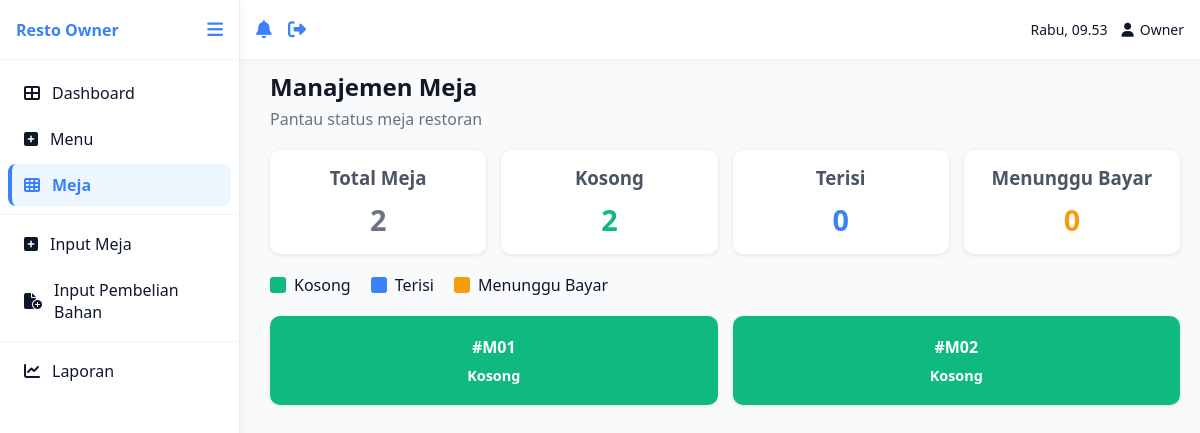
Page /owner/inside/manajemen_meja.php on the committed database.
### tables this page shows
CREATE TABLE `meja` (
  `id_meja` int NOT NULL,
  `nomor_meja` varchar(20) NOT NULL,
  `kode_unik` varchar(64) NOT NULL,
  `status_meja` enum('kosong','terisi','menunggu_pembayaran','selesai') DEFAULT 'kosong',
  `qrcode_url` varchar(255) DEFAULT NULL,
  `last_update` datetime DEFAULT CURRENT_TIMESTAMP ON UPDATE CURRENT_TIMESTAMP
);

### owner/inside/manajemen_meja.php (the view, shortened to what this page needs)
<?php
require_once '../../database/connect.php';
include '../../sidebar/sidebar.php';
$query = $conn->query("SELECT * FROM meja ORDER BY nomor_meja ASC");
$meja = $query->fetch_all(MYSQLI_ASSOC);
$total_meja = count($meja);
$kosong = count(array_filter($meja, fn($m) => $m['status_meja'] === 'kosong'));
$terisi = count(array_filter($meja, fn($m) => $m['status_meja'] === 'terisi'));
$menunggu = count(array_filter($meja, fn($m) => $m['status_meja'] === 'menunggu_pembayaran'));
?>
<!DOCTYPE html>
<html lang="id">
<head>
</head>
<body>
<main>
    <h2>Manajemen Meja</h2>
    <p>Pantau status meja restoran</p>
    <div class="stats-container">
        <div class="stat-card">
            <h3>Total Meja</h3>
            <p><?= $total_meja ?></p>
        </div>
        <div class="stat-card">
            <h3>Kosong</h3>
            <p class="green"><?= $kosong ?></p>
        </div>
        <div class="stat-card">
            <h3>Terisi</h3>
            <p class="blue"><?= $terisi ?></p>
        </div>
        <div class="stat-card">
            <h3>Menunggu Bayar</h3>
            <p class="orange"><?= $menunggu ?></p>
        </div>
    </div>
    <div class="legend">
        <div class="legend-item"><div class="color-box bg-green"></div> Kosong</div>
        <div class="legend-item"><div class="color-box bg-blue"></div> Terisi</div>
        <div class="legend-item"><div class="color-box bg-orange"></div> Menunggu Bayar</div>
    </div>
    <div class="meja-grid">
        <?php foreach ($meja as $m): ?>
            <div class="meja-card <?= $m['status_meja'] ?>">
                <div>#<?= htmlspecialchars($m['nomor_meja']) ?></div>
                <div style="margin-top:8px; font-size:0.9em;">
                    <?= ucwords(str_replace('_', ' ', $m['status_meja'])) ?>
                </div>
            </div>
        <?php endforeach; ?>
    </div>
</main>
</body>
</html>

### sidebar/sidebar.php (style rules this page uses)
:root { --blue:#3B82F6; --sidebar-w:240px; --sidebar-w-collapsed:80px; --header-h:60px; }
* { box-sizing:border-box;margin:0;padding:0 }
body { font-family:Inter,system-ui,-apple-system,"Segoe UI",Roboto,"Helvetica Neue",Arial; background:#f8fafc; color:#0f172a; min-height:100vh; overflow-x:hidden; }

### owner/inside/manajemen_meja.php (style rules this page uses)
body { font-family: 'Segoe UI', sans-serif; margin: 0; padding: 0; background-color: #f9fafb; display: flex; }
main { flex: 1; padding: 20px; margin-left: 250px; transition: all 0.3s ease; margin-top: 50px; }
h2 { margin-bottom: 5px; color: #111827; }
p { margin-top: 0; color: #6b7280; }
.stats-container { display: grid; grid-template-columns: repeat(auto-fit, minmax(160px, 1fr)); gap: 15px; margin: 20px 0; }
.stat-card { background: white; border-radius: 10px; padding: 15px; text-align: center; box-shadow: 0 1px 4px rgba(0,0,0,0.1); }
.stat-card h3 { margin: 0; color: #4b5563; }
.stat-card p { font-size: 1.8em; font-weight: bold; margin-top: 10px; }
.green { color: #10b981; }
.blue { color: #3b82f6; }
.orange { color: #f59e0b; }
.legend { display: flex; align-items: center; gap: 20px; margin: 20px 0; flex-wrap: wrap; }
.legend-item { display: flex; align-items: center; gap: 8px; }
.color-box { width: 16px; height: 16px; border-radius: 3px; }
.bg-green { background: #10b981; }
.bg-blue { background: #3b82f6; }
.bg-orange { background: #f59e0b; }
.meja-grid { display: grid; grid-template-columns: repeat(auto-fit, minmax(130px, 1fr)); gap: 15px; }
.meja-card { padding: 20px; border-radius: 10px; color: white; text-align: center; font-weight: bold; box-shadow: 0 1px 4px rgba(0,0,0,0.1); cursor: default; transition: transform 0.2s; }
.kosong { background-color: #10b981; }

### rows in the picture
meja: nomor_meja "M01", status_meja "Kosong"
meja: nomor_meja "M02", status_meja "Kosong"

### other values in the picture
$_SESSION['nama'] "Owner"
$total_meja "2"
$kosong "2"
$terisi "0"
$menunggu "0"
